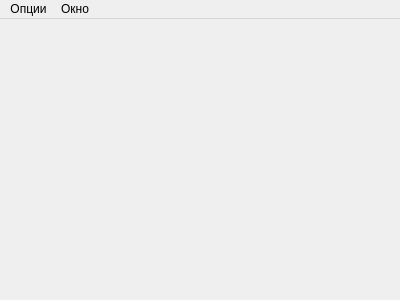
<?xml version="1.0" encoding="UTF-8"?>
<ui version="4.0">
 <class>MainWindow</class>
 <widget class="QMainWindow" name="MainWindow">
  <property name="geometry">
   <rect>
    <x>0</x>
    <y>0</y>
    <width>400</width>
    <height>300</height>
   </rect>
  </property>
  <property name="windowTitle">
   <string>MainWindow</string>
  </property>
  <widget class="QWidget" name="centralWidget"/>
  <widget class="QMenuBar" name="menuBar">
   <property name="geometry">
    <rect>
     <x>0</x>
     <y>0</y>
     <width>400</width>
     <height>21</height>
    </rect>
   </property>
   <widget class="QMenu" name="options_menu">
    <property name="title">
     <string>Опции</string>
    </property>
    <addaction name="change_fixed_range_action"/>
   </widget>
   <widget class="QMenu" name="window_menu">
    <property name="title">
     <string>Окно</string>
    </property>
    <addaction name="back_action"/>
   </widget>
   <addaction name="options_menu"/>
   <addaction name="window_menu"/>
  </widget>
  <action name="back_action">
   <property name="text">
    <string>Назад</string>
   </property>
  </action>
  <action name="change_fixed_range_action">
   <property name="text">
    <string>Изменить фиксированный шаг</string>
   </property>
  </action>
 </widget>
 <layoutdefault spacing="6" margin="11"/>
 <resources/>
 <connections/>
</ui>
